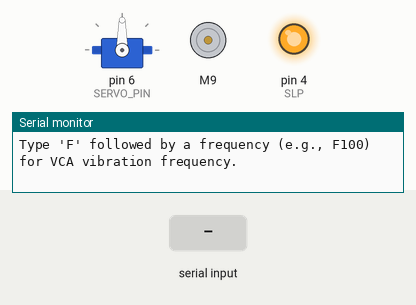
Bench run of a sketch on a simulated Arduino Uno, built with avr-gcc and run on an emulated ATmega328P. Parts: servo, DC motor (green arrow = forward, orange = backward, longer = faster), output pins drawn as LEDs (lit = HIGH), the last lines printed to the serial monitor. The inputs (shaded band) are chosen by the test bench. Random numbers use the default seed unless the sketch sets one.

Above: at 1.2 s.
1.3 s: "P90\n" received over Serial
At 1.5 s:
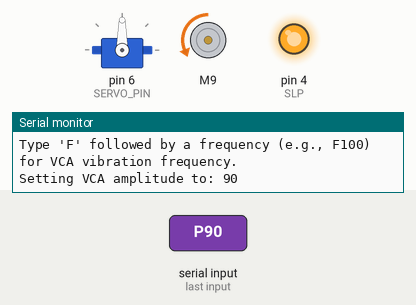
At 3.6 s:
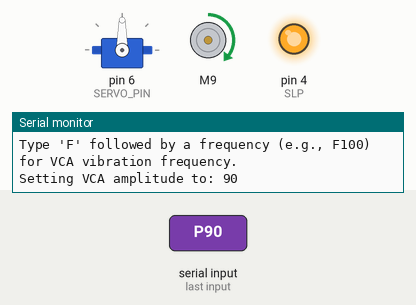
4.3 s: "A90\n" received over Serial
At 4.5 s:
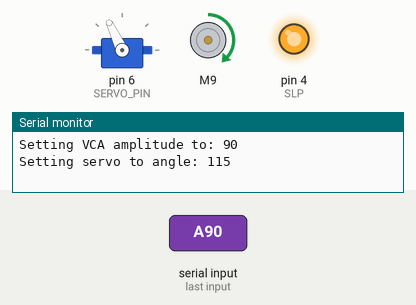
7.3 s: "F90\n" received over Serial
10.3 s: "90,45,200\n" received over Serial
Timing chart, 0 to 17.3 s (numbered marks = the images above; inputs shaded):
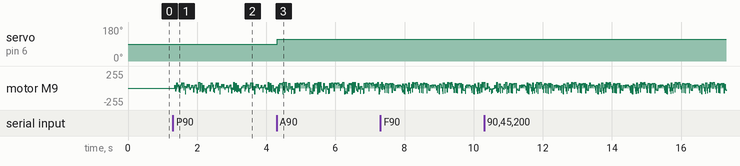

Measured:
- after the input at 1.3 s, motor M9: stopped → forward 45/255 after 0.05 s, then moves between backward 88/255 and forward 87/255, repeating every 1.0 s
- after the input at 4.3 s, servo on pin 6 (SERVO_PIN): 90° → 115° at once

The sketch:

Servo_and_VCA_Test_Code.ino
```cpp
//CODE TO TEST THE VCA AND SERVO AT THE SAME TIME
//WORKING AS OF 10.09.24


#include <DRV8833.h>
#include <PWMServo.h>  // PWMServo library for servo control

/******* Motor Driver Definition *******/
DRV8833 driver = DRV8833();
const int inputA1 = 9, inputA2 = 10;  // [9,10] for VCA
#define SLP 4  // Sleep pin for DRV8833 driver

PWMServo servo;  // Servo motor for pinching force
#define SERVO_PIN 6
const int minimum_angle = 115;
const int maximum_angle = 165;

int setAngle = 140;  // Initial angle of the servo

/******* VCA Parameters *******/
float updateFrequency = 100.0f; // Frequency of the VCA pattern
float timeBetweenUpdates;
int patternLength = 500;
int hapticPattern[500];  // Pattern array for vibration
int patternIndex = 0;    // Index in the vibration pattern
int amp = 0;             // Amplitude for VCA vibration

float timeSinceLastUpdate = 0.0f;

void setup() {
  Serial.begin(2000000);  // Serial communication for debug
  Serial.setTimeout(1);

  /******* Servo Setup *******/
  servo.attach(SERVO_PIN);  // Attach the servo to the defined pin

  /******* VCA Setup *******/
  driver.attachMotorA(inputA1, inputA2);  // Attach VCA to motor A of DRV8833
  driver.motorAStop();  // Ensure motor is stopped initially

  pinMode(SLP, OUTPUT);
  digitalWrite(SLP, HIGH);  // Enable the motor driver (DRV8833)

  timeBetweenUpdates = 1.0f / updateFrequency;  // Calculate the time between updates based on frequency

  Serial.println("System Initialized. Type 'A' followed by an angle to move the servo (e.g., A140).");
  Serial.println("Type 'P' followed by an amplitude (e.g., P200) for VCA vibration.");
  Serial.println("Type 'F' followed by a frequency (e.g., F100) for VCA vibration frequency.");
}

void loop() {
  // Check if there's serial input available
  if (Serial.available()) {
    String st = Serial.readString();
    char command = st.charAt(0);
    String val = st.substring(1);  // Get the value from the string

    if (command == 'A') {
      // Servo angle command
      setAngle = DoAngleCommand(val);
      servo.write(setAngle);  // Move the servo to the specified angle
      Serial.print("Setting servo to angle: ");
      Serial.println(setAngle);
    } else if (command == 'P') {
      // VCA amplitude command
      DoPatternCommand(val);
      Serial.print("Setting VCA amplitude to: ");
      Serial.println(amp);
    } else if (command == 'F') {
      // VCA frequency command
      DoFreqCommand(val);
      Serial.print("Setting VCA frequency to: ");
      Serial.println(updateFrequency);
    }
  }

  // Update VCA vibration pattern based on frequency and amplitude
  timeSinceLastUpdate += (micros() - timeSinceLastUpdate) / 1000000.0f;
  if (timeSinceLastUpdate >= timeBetweenUpdates) {
    if (amp > 0) {
      if (hapticPattern[patternIndex] >= 0) {
        driver.motorAForward(hapticPattern[patternIndex]);  // Forward direction vibration
      } else {
        driver.motorAReverse(-hapticPattern[patternIndex]);  // Reverse direction vibration
      }
    } else {
      driver.motorAStop();  // Stop vibration if amplitude is 0
    }

    patternIndex += 1;
    if (patternIndex >= patternLength) {
      patternIndex = 0;  // Loop the pattern
    }

    timeSinceLastUpdate = 0.0f;
  }
}

double DoAngleCommand(String val) {
  double angle = val.toFloat();  // Convert the string value to a float

  // Ensure the angle is within the valid range
  if (angle > maximum_angle) {
    angle = maximum_angle;
  } else if (angle < minimum_angle) {
    angle = minimum_angle;
  }

  return angle;
}

void DoPatternCommand(String val) {
  amp = val.toInt();  // Convert the string value to an integer

  // Ensure the amplitude is within the valid range (0 - 500)
  if (amp > 500) {
    amp = 500;
  } else if (amp < 0) {
    amp = 0;
  }

  // Generate a random vibration pattern based on the amplitude
  for (int i = 0; i < patternLength; ++i) {
    hapticPattern[i] = random(-amp, amp);
  }
}

void DoFreqCommand(String val) {
  updateFrequency = val.toFloat();  // Convert the string value to a float

  // Ensure the frequency is within the valid range (1 - 15000 Hz)
  if (updateFrequency > 15000) {
    updateFrequency = 15000;
  } else if (updateFrequency < 1) {
    updateFrequency = 1;
  }

  timeBetweenUpdates = 1.0f / updateFrequency;  // Recalculate time between updates
}
```
